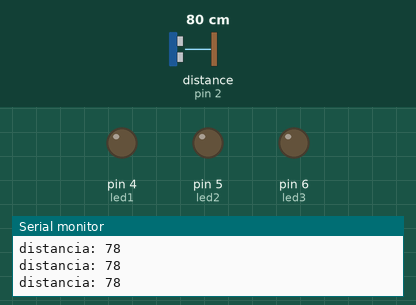
This sketch was run on a simulated Arduino Uno, built with avr-gcc and run on an emulated ATmega328P. On the bench: output pins drawn as LEDs (lit = HIGH), the last lines printed to the serial monitor. Wiring (inferred from the names in the program): ultrasonic range finder: trigger pin 3; echo pin 2. The inputs (shaded band) are chosen by the test bench; at power-on: distance to the obstacle (sensor on pin 2) 80 cm. The echo pulse lasts 58.3 µs per cm; pins used as bus, display or sensor lines are not drawn.

Above: at 1.2 s.
1.3 s: distance to the obstacle (sensor on pin 2) set to 29 cm
4.3 s: distance to the obstacle (sensor on pin 2) set to 23 cm
At 4.6 s:
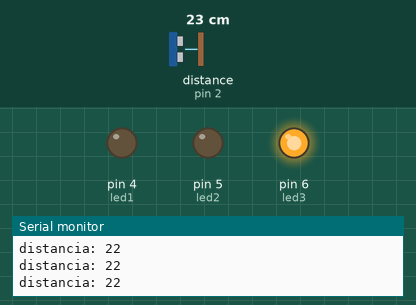
5.8 s: distance to the obstacle (sensor on pin 2) set to 18 cm
7.3 s: distance to the obstacle (sensor on pin 2) set to 13 cm
At 7.9 s:
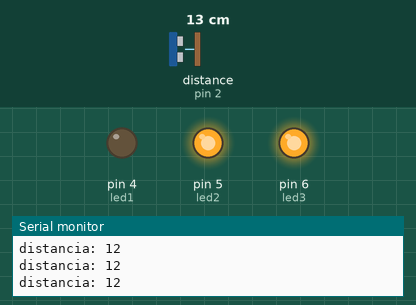
8.8 s: distance to the obstacle (sensor on pin 2) set to 7 cm
11.8 s: distance to the obstacle (sensor on pin 2) set to 4 cm
At 13.0 s:
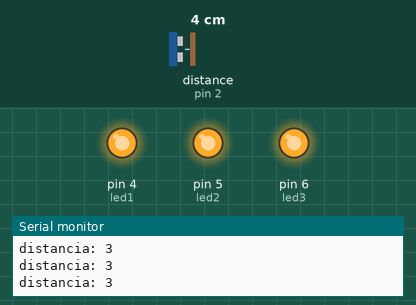
Timing chart, 0 to 14.3 s (numbered marks = the images above; inputs shaded):
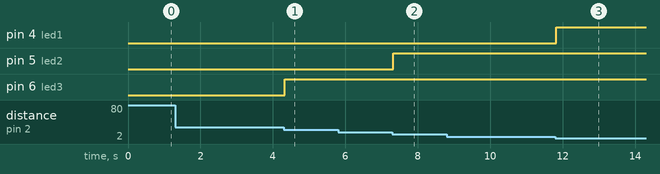

Measured:
- the behaviour switches between 26 and 25 cm on distance to the obstacle (sensor on pin 2) (found by bisection; images 0 and 1)
- the behaviour switches between 16 and 15 cm on distance to the obstacle (sensor on pin 2) (found by bisection; images 1 and 2)
- the behaviour switches between 6 and 5 cm on distance to the obstacle (sensor on pin 2) (found by bisection; images 2 and 3)
- after the input at 4.3 s, pin 6 (led3): LOW → HIGH at once
- after the input at 7.3 s, pin 5 (led2): LOW → HIGH at once
- after the input at 11.8 s, pin 4 (led1): LOW → HIGH at once

The sketch:

SensordeDistancia.ino
```cpp
const int trigPin =3;
const int echoPin =2;
int led1 =4;
int led2 =5;
int led3 =6;

long duration;
int distance;

void setup() {
  pinMode(trigPin, OUTPUT);
  pinMode(echoPin, INPUT);
  pinMode(led1, OUTPUT);
  pinMode(led2, OUTPUT);
  pinMode(led3, OUTPUT);
    Serial.begin(9600);
}

void loop() {
  digitalWrite(trigPin, HIGH);
  delayMicroseconds(10);
  digitalWrite(trigPin, LOW);

  duration = pulseIn(echoPin, HIGH);

  distance = 0.034 * duration / 2;

    Serial.print("distancia: ");
    Serial.println(distance);

   if (distance < 25 ){

 digitalWrite(led3,HIGH);
 }else{
 digitalWrite(led3, LOW);
}

  if(distance < 15 ){

 digitalWrite(led2,HIGH);
 }else{
 digitalWrite(led2, LOW);
}  if (distance < 5 ){

 digitalWrite(led1,HIGH);
 }else{
 digitalWrite(led1, LOW);
}
}
```
